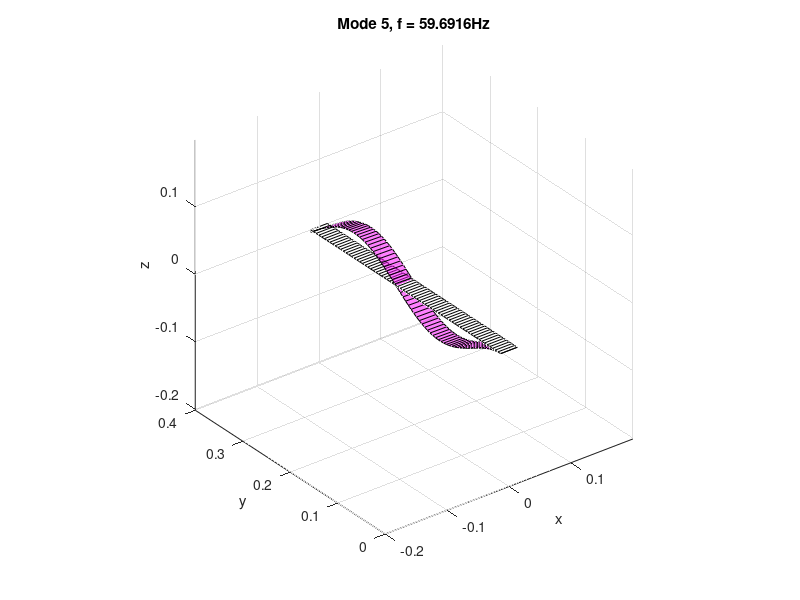
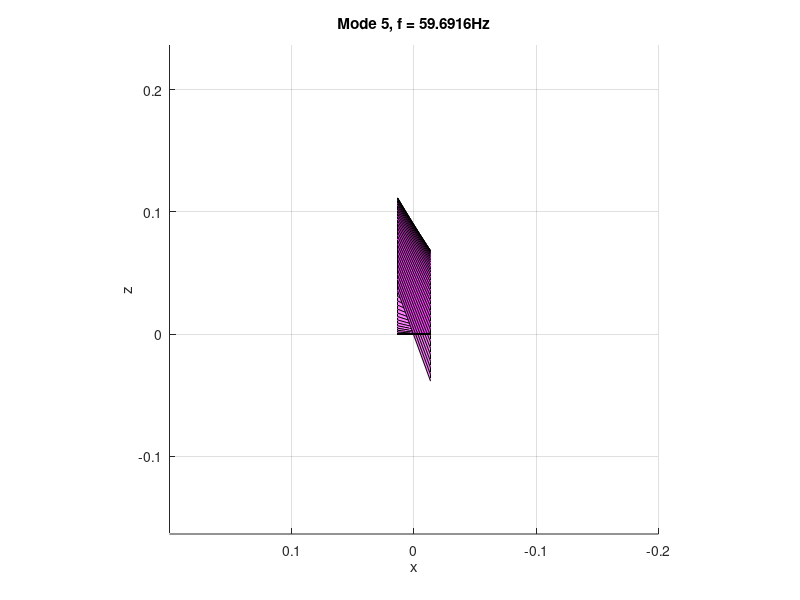

MATLAB code for these plots, in order:
% Modal analysis of a clamped plate with beam elements
% coordinate system:
%
% ^    ^ z
%y \   |
%   \__|__________________________
%    \ |                          \
%     \|_________ x                \
%      \                            \
%       \____________________________\
%        \
%
% 
% Output (modes) in a reference system -90deg in z
%  - x pointing to the trailing edge
%  - y pointing to the wing tip
%  - z pointing up

%%

clear all                                                                   % exclui todas as vari?veis
%close all                                                                   % fecha todas as figuras
clc                                                                         % limpa a tela de comando

% parameters

lastro = 1;                                                                 % par?metro auxiliar que indica exist?ncia (1) ou aus?ncia (0) do lastro
offset_lastro = 5/1000;      %15/1000                                                    % deslocamento do centro de massa do lastro com rela??o ? linha de centro

Lw = 400e-3;%350e-3;                                                                % envergadura da asa [m]
cw = 27e-3;%40e-3;                                                                 % corda da asa [m]
tw = 0.8e-3;                                                                  % espessura da asa [m]
ro = 2780;                                                                  % densidade do material da asa (aluminio 2024)
E = 73.1e9;                                                                 % m?dulo de Young do material
v = 0.33;                                                                   % coeficiente de Poisson do material

mw = ro*Lw*cw*tw;                                                           % massa da asa dada pelo produto da densidade com o volume da asa

n_eig = 30; 
n_elem = 70;                                                                % n?mero de "elementos de viga", divis?o realizado ao longo da envergadura
L_e = Lw/n_elem;                                                            % comprimento de cada elemento

% Elementos centrais

m_e = mw/n_elem;                                                            % massa de cada elemento central
Ixx_e = 1/12*m_e*(cw^2+tw^2);                                               % momento de in?rcia com rela??o ao eixo x
Iyy_e = 1/12*m_e*(L_e^2+tw^2);                                              % momento de in?rcia com rela??o ao eixo y
Izz_e = 1/12*m_e*(L_e^2+cw^2);                                              % momento de in?rcia com rela??o ao eixo z

M_e_c = [m_e*eye(3) zeros(3,3)                                              % matriz de massa dos elementos centrais
    zeros(3,3) diag([Ixx_e Iyy_e Izz_e])];

% Elemento da raiz

m_e_r = mw/n_elem/2;                                                        % massa do elemento da ra?z
Ixx_e_r_cg = 1/12*m_e_r*(cw^2+tw^2);                                        % momento de in?rcia com rela??o ao eixo x
Iyy_e_r_cg = 1/12*m_e_r*((L_e/2)^2+tw^2);                                   % momento de in?rcia com rela??o ao eixo y
Izz_e_r_cg = 1/12*m_e_r*((L_e/2)^2+cw^2);                                   % momento de in?rcia com rela??o ao eixo z

M_e_r_cg = [m_e_r*eye(3)                                  zeros(3,3)        % matriz de massa do elemento da ra?z
              zeros(3,3)    diag([Ixx_e_r_cg Iyy_e_r_cg Izz_e_r_cg])];

skew = @(vec)([     0   -vec(3)     vec(2)                                  % Produto vetorial
                vec(3)       0     -vec(1)                                  % a x b = skew(a)*b
               -vec(2)   vec(1)         0]);                                % Esse tipo de comando (@(vec)) ? o mesmo que fazer que:
                                                                            % function skew_mat = skew(vec)
                                                                            % skew_mat = [     0   -vec(3)     vec(2)
                                                                            %              vec(3)       0     -vec(1)
                                                                            %             -vec(2)   vec(1)         0];

T_node_r_2_cg = [     eye(3)    -skew([L_e/4 0 0].')                        % operador de deslocamento do eixo de rota??o do centro de massa para a dist?ncia
                  zeros(3,3)                  eye(3)];                      % 'L_e/4' localizado na extremidade do elemento. Esse operador ? o [d] mencionado
                                                                            % na descri??o desse bloco.
                                                                            
M_e_r_node = T_node_r_2_cg.'*M_e_r_cg*T_node_r_2_cg;                        % Matriz de massa com centro de rota??o deslocado para o n? localizado na
                                                                            % extremidade do elemento.

% Elemento da ponta

m_e_t      = mw/n_elem/2;                                                   % massa do elemento da ponta
Ixx_e_t_cg = 1/12*m_e_r*(cw^2+tw^2);                                        % momento de in?rcia com rela??o ao eixo x
Iyy_e_t_cg = 1/12*m_e_r*((L_e/2)^2+tw^2);                                   % momento de in?rcia com rela??o ao eixo y
Izz_e_t_cg = 1/12*m_e_r*((L_e/2)^2+cw^2);                                   % momento de in?rcia com rela??o ao eixo z

M_e_t_cg = [m_e_t*eye(3)                                  zeros(3,3)        % matriz de in?cia dos elementos da ponta
              zeros(3,3)    diag([Ixx_e_t_cg Iyy_e_t_cg Izz_e_t_cg])];

skew = @(vec)([      0   -vec(3)     vec(2)                                 % Produto vetorial
                 vec(3)       0     -vec(1)
                -vec(2)   vec(1)         0]);

T_node_t_2_cg = [       eye(3)     -skew([-L_e/4 0 0].')                    % operador de deslocamento do eixo de rota??o do centro de massa para a dist?ncia
                    zeros(3,3)                    eye(3)];                  % 'L_e/4' localizado na extremidade do elemento.

M_e_t_node = T_node_t_2_cg.'*M_e_t_cg*T_node_t_2_cg;                        % Matriz de massa com centro de rota??o deslocado para o n? localizado na
                                                                            % extremidade do elemento.

% Lastro

m_lastro   = 0.0328;                                                       % massa do lastro
Ixx_lastro = 1.858e-5;                                                      % momento de in?rcia com rela??o ao eixo x
Izz_lastro = 1.858e-5;                                                      % momento de in?rcia com rela??o ao eixo z

M_lastro_cg = [m_lastro*eye(3)                       zeros(3,3)             % matriz de massa do lastro
                    zeros(3,3)  diag([Ixx_lastro 0 Izz_lastro])];

T_node_t_2_lastro = [       eye(3)      -skew([0 offset_lastro 0].')        % Ajuste de offset do lastro ao longo da corda
                        zeros(3,3)                            eye(3)];

M_lastro_node = T_node_t_2_lastro.'*M_lastro_cg*T_node_t_2_lastro;          % Matriz de massa do lastro com offset realizado, o qual foi determinado no bloco
                                                                            % de 'Par?metros f?sicos' dessa rotina.

M_e_t_node = M_e_t_node + lastro*M_lastro_node;                             % Adicionando a massa do lastro ao elemento da ponta da asa. Vale ressaltar que o
                                                                            % par?metro 'lastro' define a exist?ncia ou n?o do lastro, como definido no bloco
                                                                            % 'Par?metros f?sicos' dessa rotina.

% Matriz de massa da estrutura:

n_nodes = n_elem+1;                                                         % n?mero de elementos presentes no modelo, definido no in?cio dessa rotina. Vale
                                                                            % ressaltar que h? um elemento adicional por ser o elemento da ra?z.

M = zeros(6*n_nodes,6*n_nodes);                                             % inicializa??o da matriz de massa. Como cada n? apresenta 6 gras de liberdade,
                                                                            % logo a estrutura sera dotada de "6 x n" graus de liberdade, por conter 'n'
                                                                            % elementos  de 6 graus de liberdade cada um: 3 de transla??o e 3 de rota??o
i_node = 1;                                                                 % ?ndice de identifica??o do primeiro n?
M(6*(i_node-1)+(1:6),6*(i_node-1)+(1:6)) = M_e_r_node;                      % inclus?o do primeiro bloco de massa, o qual ? referente ao elemento da ra?z

for i_node = 2:n_nodes-1
    M(6*(i_node-1)+(1:6),6*(i_node-1)+(1:6)) = M_e_c;                       % inclus?o dos demais blocos de massa, os quais s?o referente aos elementos do
end                                                                         % meio da asa.

i_node = n_nodes;                                                           % ?ndice de identifica??o do ?ltimo n?
M(6*(i_node-1)+(1:6),6*(i_node-1)+(1:6)) = M_e_t_node;                      % inclus?o do ?ltimo bloco de massa, o qual ? referente ao elemento da ponta

M = sparse(M);                                                              % Compacta uma matriz com um dimens?o muito grande a qual cont?m um alto n?mero
                                                                            % de elemento nulos. Essa compacta??o ? realizada de maneira a guardar os
                                                                            % n?o nulos e sua respectiva posi??o na matriz de linha e coluna.

% Matriz de rigidez do elemento

G = E/(2*(1+v));                                                            % M?dulo de cisalhamento

A   = cw*tw;                                                                % ?rea de se??o transvers?o da asa
Iy  = 1/12*cw*tw^3;                                                         % Momento de in?rcia de ?rea da asa em torno do eixo y no centro de massa
Iz  = 1/12*tw*cw^3;                                                         % Momento de in?rcia de ?rea da asa em torno do eixo z no centro de massa

J = 1/3*cw*tw^3;                                                             % Momento de in?rcia da asa calculado por J = 1/3*cw*tw^3

a  = E*A/L_e;                                                               % Vari?veis auxiliares para a montagem da matriz de rigidez
bz = E*Iz/L_e^3;                                                            %
by = E*Iy/L_e^3;                                                            %
t  = G*J/L_e;                                                               %

K_e = zeros(12,12);                                                         % Inicializa??o da matriz de rigidez

% Ver equa??o 8.29 (Introduction to Finite Elements in Engineering;)

K_e(1,1) = a;
K_e(2,2) = 12*bz;
K_e(3,3) = 12*by;
K_e(4,4) = t;
K_e(5,3) = -6*by*L_e;
K_e(5,5) = 4*by*L_e^2;
K_e(6,2) = 6*bz*L_e;
K_e(6,6) = 4*bz*L_e^2;

K_e(7,1)  = -a;
K_e(8,2)  = -12*bz;
K_e(8,6)  = -6*bz*L_e;
K_e(9,3)  = -12*by;
K_e(9,5)  = 6*by*L_e;
K_e(10,4) = -t;
K_e(11,3) = -6*by*L_e;
K_e(11,5) = 2*by*L_e^2;
K_e(12,2) = 6*bz*L_e;
K_e(12,6) = 2*bz*L_e^2;

K_e(7,7)   = a;
K_e(8,8)   = 12*bz;
K_e(9,9)   = 12*by;
K_e(10,10) = t;
K_e(11,9)  = 6*by*L_e;
K_e(11,11) = 4*by*L_e^2;
K_e(12,8)  = -6*bz*L_e;
K_e(12,12) = 4*bz*L_e^2;

K_e = K_e+tril(K_e,-1).';                                                   % Matriz de rigidez do elemento

% Matriz de rigidez da estrutura:

K = zeros(6*n_nodes,6*n_nodes);

for i_elem=1:n_elem
    K(6*(i_elem-1)+(1:12),6*(i_elem-1)+(1:12)) = ...
        K(6*(i_elem-1)+(1:12),6*(i_elem-1)+(1:12))+K_e;
end

K = sparse(K);

% Modos de vibra??o

[eigvec,eigval] = eigs(K,M,n_eig,0.1);

% Ordenando os modos de vibra??o

[eig_val_ord,eig_order] = sort(diag(eigval));                               % ordena os autovalores do menor para o maior, armazenando o autovalor em si
                                                                            % (eig_val_ord) e sua posi??o no vetor (eig_order).

eigvec = eigvec(:,eig_order);                                               % ordena os autovetores em ordem crescente de acordo com a ordem obtida dos
                                                                            % autovalores, o qual est? armazenado no vetor 'eig_order'. Vale ressaltar que,
                                                                            % enquanto os autovalores s?o ordenados pela coluna, os autovetores s?o
                                                                            % ordenados pela linha. Por isso a ordem foi estabelecida como segundo argumento
                                                                            % do comando.

eigval = eigval(eig_order,eig_order);                                       % ordena os autovalores em ordem crescente em uma matriz diagonal

eigval = diag(eigval);                                                      % organiza os autovalores em um vetor coluna, em ordem crescente

shape_functions = eigvec;                                                   % nomeia os autovetores como "fun??es de forma" ou "shape functions", pois
                                                                            % s?o as formas modais ou formas de vibra??o.

% Normaliza??o

[u_max,v_max] = max(shape_functions);
[u_min,v_min] = min(shape_functions);

sinal = (abs(u_max)>=abs(u_min)).*1+(abs(u_max)<abs(u_min)).*(-1);

% M?ximo deslocamento
shape_functions_max = shape_functions./(ones(size(shape_functions,1),1)*...
    (max(abs(shape_functions)).*sinal));

MHH_max = shape_functions_max.'*M*shape_functions_max;
KHH_max = shape_functions_max.'*K*shape_functions_max;

vec_freq_max = sqrt(diag(KHH_max./MHH_max))/(2*pi);

% Massa
shape_functions_mass = shape_functions./(sqrt(ones(size(K,1),1)*...
    diag(shape_functions.'*M*shape_functions).'));

MHH_mass = shape_functions_mass.'*M*shape_functions_mass;
KHH_mass = shape_functions_mass.'*K*shape_functions_mass;

vec_freq_mass = sqrt(diag(KHH_mass./MHH_mass))/(2*pi);

% reshape(shape_functions_mass(:,7),6,3).'

% Engaste

n_dof = 6*n_nodes;                                                          % obten??o do n?mero de graus de liberdade total da asa

all_dofs = 1:n_dof;                                                         % vetor que cont?m todos os graus de liberdade

U = eye(n_dof);                                                             % matriz diagonal com dimens?o do n?mero de graus de liberdade total

s_node = 1;                                                                 % n? que ser? engastado
s_dofs = 6*(s_node-1)+1:6*(s_node-1)+6;                                     % graus de liberdade do engaste
f_dofs = setdiff(all_dofs,s_dofs);                                          % graus de liberdade livre

Us = U(:,s_dofs);
Us = sparse(Us);
Uf = U(:,f_dofs);
Uf = sparse(Uf);

Mff = Uf.'*M*Uf;    % Mff = M(f_dofs,f_dofs);
% Mff_mat = Uf.'*M*Uf; Mff_index = M(f_dofs,f_dofs); erro_Mff =
% sum(sum(abs(Mff_mat-Mff_index)));
Mfs = Uf.'*M*Us;    % Mfs = M(f_dofs,s_dofs);
Msf = Mfs.';        % Msf = M(s_dofs,f_dofs); Msf = Mfs.';
Mss = Us.'*M*Us;    % Mss = M(s_dofs,s_dofs);

Kff = Uf.'*K*Uf;
Kfs = Uf.'*K*Us;
Ksf = Mfs.';
Kss = Us.'*K*Us;

[eigvec,eigval] = eigs(Kff,Mff,n_eig-6,0.1);

[eig_val_ord,eig_order] = sort(diag(eigval));
eigvec = eigvec(:,eig_order);
eigval = eigval(eig_order,eig_order);
eigval = diag(eigval);

shape_functions = Uf*eigvec;    % shape_functions = zeros(n_dof,n_eig-6); shape_functions(f_dofs,:) = eigvec;
                                % Verificar que size(eigvec) ? n_dof-6
                                % linhas por n_eig-6 colunas

% Normaliza??o

[u_max,v_max] = max(shape_functions);
[u_min,v_min] = min(shape_functions);

sinal = (abs(u_max)>=abs(u_min)).*1+(abs(u_max)<abs(u_min)).*(-1);

% M?ximo deslocamento
shape_functions_max = shape_functions./(ones(size(shape_functions,1),1)*...
    (max(abs(shape_functions)).*sinal));

MHH_max = shape_functions_max.'*M*shape_functions_max;
KHH_max = shape_functions_max.'*K*shape_functions_max;

vec_freq_max = sqrt(diag(KHH_max./MHH_max))/(2*pi);

% Massa
shape_functions_mass = shape_functions./(sqrt(ones(size(K,1),1)*...
    diag(shape_functions.'*M*shape_functions).'));

MHH_mass = shape_functions_mass.'*M*shape_functions_mass;
KHH_mass = shape_functions_mass.'*K*shape_functions_mass;

vec_freq_mass = sqrt(diag(KHH_mass./MHH_mass))/(2*pi);

% rotating axes (-90deg in z)

shape_functions_mass_rot = 0*shape_functions_mass;
shape_functions_mass_rot(1:6:end,:) = -shape_functions_mass(2:6:end,:);
shape_functions_mass_rot(2:6:end,:) = shape_functions_mass(1:6:end,:);
shape_functions_mass_rot(3:6:end,:) = shape_functions_mass(3:6:end,:);
shape_functions_mass_rot(4:6:end,:) = -shape_functions_mass(5:6:end,:);
shape_functions_mass_rot(5:6:end,:) = shape_functions_mass(4:6:end,:);
shape_functions_mass_rot(6:6:end,:) = shape_functions_mass(6:6:end,:);

vec_omega = vec_freq_mass*2*pi; % vector of freqs in rad/s
vec_mu = 0*vec_omega + 1; % vector of modal masses
vec_y = (0:Lw/n_elem:Lw); % vector of y positions of the nodes

modalstr.Lw = Lw;
modalstr.cw = cw;
modalstr.tw = tw;
modalstr.mw = mw;
modalstr.shape = shape_functions_mass_rot;
modalstr.omega = vec_omega;
modalstr.mu = vec_mu;
modalstr.y = vec_y;

%  saving

save(['flatplate_',num2str(1000*Lw),'_',num2str(1000*cw),'_',num2str(10000*tw),'_ballast_',num2str(lastro),'_offset_',num2str(1000*offset_lastro),'_nelem_',num2str(n_elem),'.mat'],'modalstr')
save(['flatplate_',num2str(1000*Lw),'_',num2str(1000*cw),'_',num2str(10000*tw),'_ballast_',num2str(lastro),'_offset_',num2str(1000*offset_lastro),'_nelem_',num2str(n_elem),'_Fixed','.mat'],...
		'Uf','Us','Kff','Mff','Ksf','Msf','shape_functions_mass_rot','n_elem')


%% plotting modal shapes 

UD_y = [1;1]*modalstr.y;
UD_x = [-1;1]*(0*modalstr.y+modalstr.cw/2);
UD_z = 0*UD_y;

n_mode = 5;

% deformed shape according to selected mode
D_x = [1;1]*modalstr.shape(1:6:end,n_mode)';
D_y = [1;1]*modalstr.shape(2:6:end,n_mode)'+...
      ([1;1]*modalstr.shape(6:6:end,n_mode)').*UD_x;
D_z = [1;1]*modalstr.shape(3:6:end,n_mode)'-...
    ([1;1]*modalstr.shape(5:6:end,n_mode)').*UD_x;

fat = 0.1*modalstr.Lw/max(max(abs([D_x,D_y,D_z])));

figure;
surf(UD_x,UD_y,UD_z,'FaceColor','w','FaceAlpha',0.5,'EdgeColor','k');
hold on
surf(UD_x+fat*D_x,UD_y+fat*D_y,UD_z+fat*D_z,'FaceColor','m','FaceAlpha',0.5,'EdgeColor','k');
axis equal
xlabel('x');ylabel('y');zlabel('z');
title(['Mode ',num2str(n_mode),', f = ',num2str(modalstr.omega(n_mode)/2/pi),'Hz']);

%% ploting results
UD_y = [1;1]*modalstr.y;
UD_x = [-1;1]*(0*modalstr.y+modalstr.cw/2);
UD_z = 0*UD_y;
CUD_x=0;CUD_y=0;CUD_z=0;
fatVal = [0.0060 0.0020]/0.020;
for ii=2:3
%n_mode = 3;

% deformed shape according to selected mode
D_x = [1;1]*modalstr.shape(1:6:end,ii)';
D_y = [1;1]*modalstr.shape(2:6:end,ii)'+...
      ([1;1]*modalstr.shape(6:6:end,ii)').*UD_x;
D_z = [1;1]*modalstr.shape(3:6:end,ii)'-...
    ([1;1]*modalstr.shape(5:6:end,ii)').*UD_x;

fat = fatVal(ii-1)*modalstr.Lw/max(max(abs([D_x,D_y,D_z])));

CUD_x = CUD_x + fat*D_x;
CUD_y = CUD_y + fat*D_y;
CUD_z = CUD_z + fat*D_z;
end

figure;
surf(UD_x,UD_y,UD_z,'FaceColor','w','FaceAlpha',0.5,'EdgeColor','k');
hold on
surf(UD_x+CUD_x,UD_y+CUD_y,UD_z+CUD_z,'FaceColor','m','FaceAlpha',0.5,'EdgeColor','k');
axis equal
xlabel('x');ylabel('y');zlabel('z');
title(['Mode ',num2str(n_mode),', f = ',num2str(modalstr.omega(n_mode)/2/pi),'Hz']);
view(180,0)
